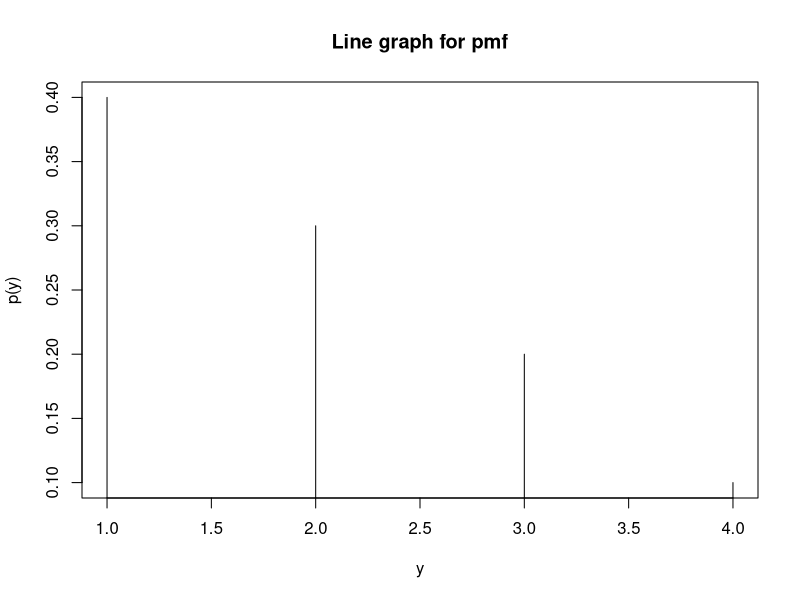

Source code (R):
#Ex3.10, Page 98
#Let Y=>O+ blood type and N=>Other blood types
p1<-c('a','Y','b','Y','c','N','d','N','e','N')
row.names<-c("Blood donors","O+ blood donors")
column.names<-c("","","","","")
matrix.names<-c("Blood donation table")
p<-array(c(p1),dim=c(2,5,1),dimnames=list(row.names,column.names,matrix.names))
print(p)
#p(1)=P(X=1)
c<-0
for(i in 1:5) {
  d<-p[2,i,1]
  if(d=="Y"){
    c<-c+1
  }
}
d1<-c/5
print(paste("p(1)=",d1))

#p(2)=P(X=2)
g<-0
e<-0
for(i in 1:5) {
  h<-p[2,i,1]
  if(h=="Y"){
    g<-g+1
  }
  else{
    e<-e+1
  }
}
h<-g/5
f<-e/4
d2<-h*f
print(paste("p(2)=",d2))

#p(3)=P(X=3)
d3<-(e/5)*((e-1)/4)*(c/3)
print(paste("p(3)=",d3))

#p(4)=P(X=4)
d4<-(e/5)*((e-1)/4)*((e-2)/3)
print(paste("p(4)=",d4))

p2<-c(1,d1,2,d2,3,d3,4,d4)
row.names<-c("y","p(y)")
column.names<-c("","","","")
matrix.names<-c("PMF")
q<-array(c(p2),dim=c(2,4,1),dimnames=list(row.names,column.names,matrix.names))
print(q)

py<- 1:4
y<- c(0.4,0.3,0.2,0.1)
plot(py,y,type="h",main="Line graph for pmf",xlab="y",ylab="p(y)")
